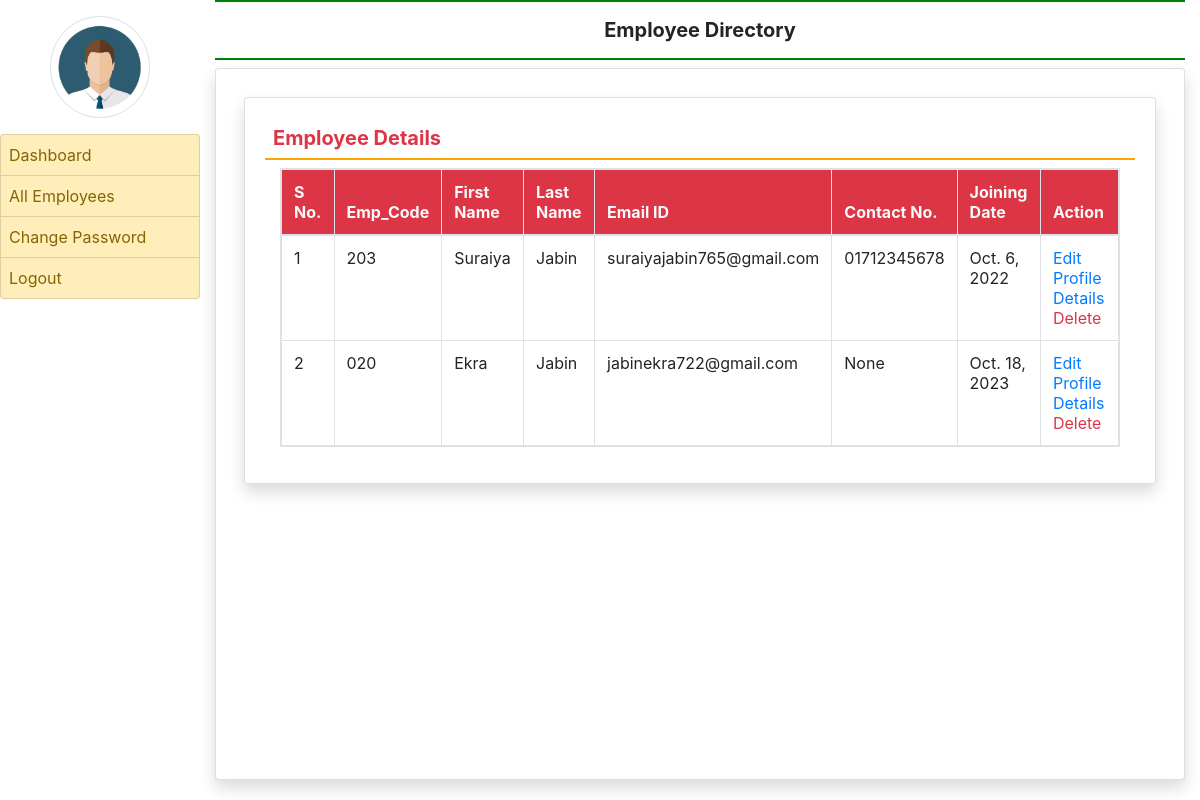
/all_employee/ (signed in), run on an earlier commit of the app's database.
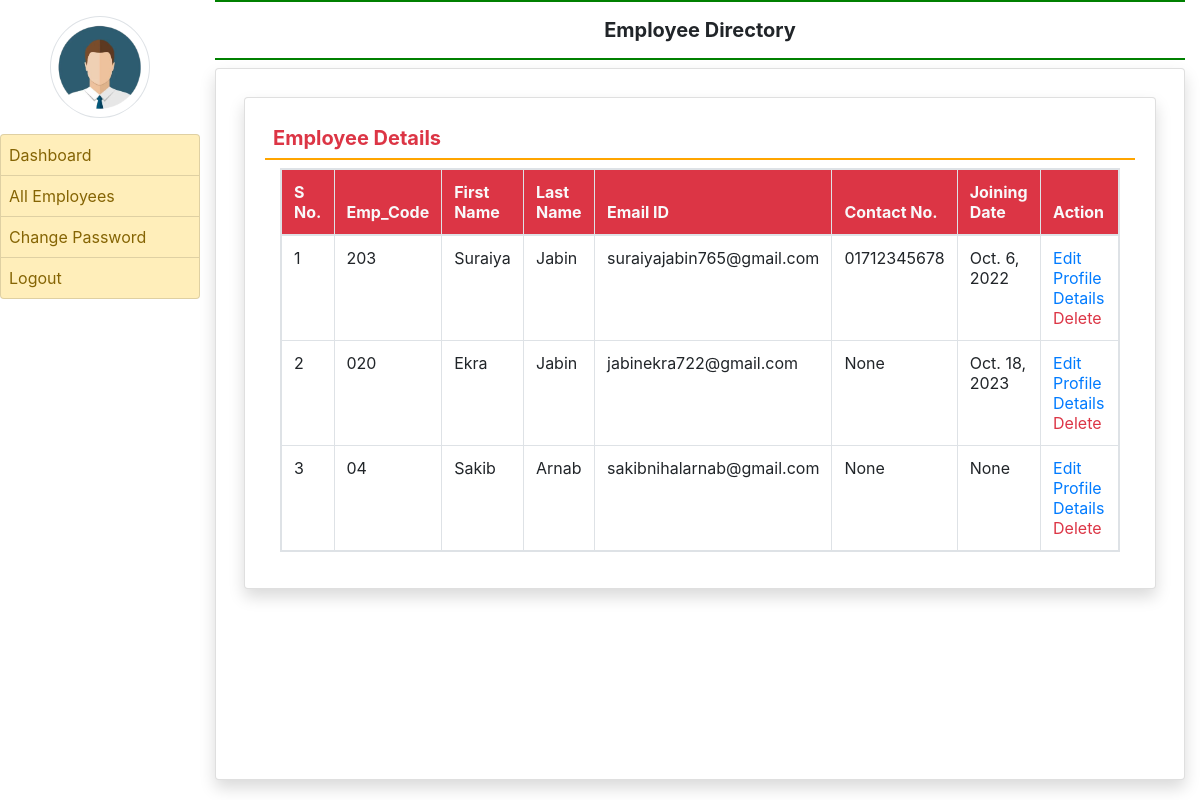
And on a later commit of the database.
### employee/models.py (models this page shows, shortened)
class EmployeeDetail(models.Model):
    user = models.ForeignKey(User,on_delete=models.CASCADE)
    empcode = models.CharField(max_length=50)
    empdept = models.CharField(max_length=100,null=True)
    designation = models.CharField(max_length=100,null=True)
    contact = models.CharField(max_length=50,null=True)
    gender = models.CharField(max_length=50,null=True)
    joiningdate = models.DateField(null=True)

### employee/views.py (the view)
# urls.py: path('all_employee/',all_employee,name='all_employee'),
def all_employee(request):
    if not request.user.is_authenticated:
        return redirect('admin_login')
    employee = EmployeeDetail.objects.all()
    return render(request,'all_employee.html',locals())

### employee/templates/all_employee.html
{%extends 'admin_base.html'%}
{% block main %}
    <div class="card shadow m-2">
        <div class="card-body">
            <h5 class="p-2 text-danger" style="border-bottom: 2px solid orange"><b>Employee Details</b></h5>
            <div class="Container-fluid">
                <table class="table table-bordered table-hover table-responsive " id="example">
                    <thead class="text-light bg-danger">
                     <tr>
                        <th>S No.</th>
                        <th>Emp_Code</th>
                        <th>First Name</th>
                        <th>Last Name</th>
                        <th>Email ID</th>
                        <th>Contact No.</th>
                        <th>Joining Date</th>
                        <th>Action</th>
                     </tr>
                    </thead>
                    <tbody>
                    {%for i in employee%}
                    <tr>
                        <td>{{forloop.counter}}</td>
                        <td>{{i.empcode}}</td>
                        <td>{{i.user.first_name}}</td>
                        <td>{{i.user.last_name}}</td>
                        <td>{{i.user.username}}</td>
                        <td>{{i.contact}}</td>
                        <td>{{i.joiningdate}}</td>
                        <td><a href="{%url 'edit_profile' i.user.id%}" class="text-primary">Edit Profile Details</a>
                            <a href="{%url 'delete_employee' i.user.id%}" class="text-danger" onclick="return confirm('Are You Sure?')">Delete</a></td>
                    </tr>
                    {%endfor%}
                    </tbody>
                </table>
            </div>
        </div>
    </div>
{% endblock %}

### employee/templates/admin_base.html (shortened to what this page needs)
{% load static %}
<html>
    <head>
      <link rel="stylesheet" href="https://cdn.jsdelivr.net/npm/bootstrap@4.6.2/dist/css/bootstrap.min.css">
      <link rel="stylesheet" href="https://use.fontawesome.com/releases/v5.7.0/css/all.css">
            </head>
  <body>
    <div class = "container-fluid">
        <div class = "row">
            <div class = "col-sm-2 p-0">
                <center><img src = "{% static 'images/adminlogin1.png' %}" width="100" height="100" class="img-thumbnail rounded-circle my-3"></center>
                <div class = "list-group">
                    <a href="{% url 'edit_myexperience' %}" class="list-group-item list-group-item-warning list-group-item-action {% if request.path == '/edit_myexperience/' %}active {% endif %}">Dashboard</a>
                    <a href="{% url 'my_education' %}" class="list-group-item list-group-item-warning list-group-item-action {% if request.path == '/my_education/' %}active {% endif %}">All Employees</a>
                    <a href="{% url 'change_passwordadmin' %}" class="list-group-item list-group-item-warning list-group-item-action {% if request.path == '/change_password/' %}active {% endif %}">Change Password</a>
                    <a href="{% url 'logout' %}" class="list-group-item list-group-item-warning list-group-item-action">Logout</a>
                </div>
            </div>
            <div class="col-sm-10 p-0">
                <div class="container-fluid">
                    <h5 class="text-center p-3 font-weight-bold" style="border-bottom:2px solid green;border-top:2px solid green">Employee Directory</h5>
                    <div class="card shadow" style="min-height: 89vh">
                        <div class="card-body">
                            {% block main %}
                            {% endblock %}
                        </div>
                    </div>
                </div>
            </div>
        </div>
    </div>
  </body>
</html>

### employee/templates/admin_base.html (style rules this page uses)
.list-group-item { padding: 8px !important }

What changed in the data, as far as the page shows it:
added EmployeeDetail: empcode "04", user.first_name "Sakib", user.last_name "Arnab", user.username "sakibnihalarnab@gmail.com", contact "None", joiningdate "None"
